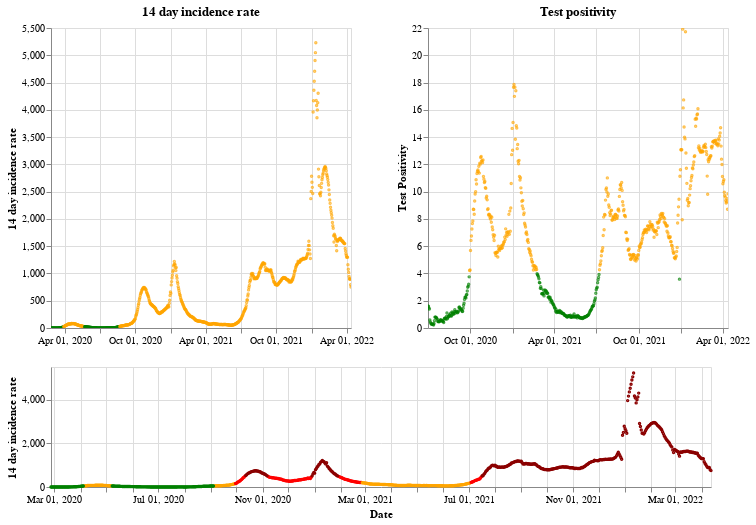

Notebook cell for this chart:
### Markdown cell above
## Northern Ireland

### Code cell
plot_traffic_light('Northern Ireland')

### Figure 1 — Vega-Lite specification as saved in the notebook (floating-point values rounded to 4 significant figures; data arrays with more than 128 entries replaced by an {"elided": "..."} marker saying what was removed)
{"config": {"view": {"continuousWidth": 400, "continuousHeight": 300}}, "vconcat": [{"hconcat": [{"mark": {"type": "point", "size": 2}, "encoding": {"color": {"condition": {"value": "green", "test": "(datum.twoWeeklyCasesRate <= 25)"}, "value": "orange"}, "tooltip": [{"type": "nominal", "field": "areaName"}, {"type": "temporal", "field": "date"}, {"type": "quantitative", "field": "twoWeeklyCasesRate"}, {"type": "quantitative", "field": "testPositivity"}], "x": {"type": "temporal", "axis": {"title": ""}, "field": "date", "scale": {"domain": {"selection": "DateBrush"}}, "timeUnit": "yearmonthdate"}, "y": {"type": "quantitative", "axis": {"title": "14 day incidence rate"}, "field": "twoWeeklyCasesRate"}}, "title": "14 day incidence rate", "width": 300}, {"mark": {"type": "point", "size": 2}, "encoding": {"color": {"condition": {"value": "green", "test": "(datum.testPositivity <= 4)"}, "value": "orange"}, "tooltip": [{"type": "nominal", "field": "areaName"}, {"type": "temporal", "field": "date"}, {"type": "quantitative", "field": "twoWeeklyCasesRate"}, {"type": "quantitative", "field": "testPositivity"}], "x": {"type": "temporal", "axis": {"title": ""}, "field": "date", "scale": {"domain": {"selection": "DateBrush"}}, "timeUnit": "yearmonthdate"}, "y": {"type": "quantitative", "axis": {"title": "Test Positivity"}, "field": "testPositivity"}}, "title": "Test positivity", "width": 300}]}, {"layer": [{"mark": {"type": "point", "size": 2}, "encoding": {"color": {"condition": {"value": "orange", "test": "(((datum.testPositivity < 4) && (datum.twoWeeklyCasesRate >= 50)) && (datum.twoWeeklyCasesRate < 200))"}, "value": "red"}, "opacity": {"condition": {"value": 1, "test": "((datum.twoWeeklyCasesRate >= 50) && (datum.twoWeeklyCasesRate < 500))"}, "value": 0}, "tooltip": [{"type": "nominal", "field": "areaName"}, {"type": "temporal", "field": "date"}, {"type": "quantitative", "field": "twoWeeklyCasesRate"}, {"type": "quantitative", "field": "testPositivity"}], "x": {"type": "temporal", "axis": {"title": "Date"}, "field": "date", "timeUnit": "yearmonthdate"}, "y": {"type": "quantitative", "axis": {"title": "14 day incidence rate"}, "field": "twoWeeklyCasesRate"}}, "selection": {"DateBrush": {"type": "interval", "encodings": ["x"], "fields": ["Time"]}}}, {"mark": {"type": "point", "size": 2}, "encoding": {"color": {"value": "darkred"}, "opacity": {"condition": {"value": 1, "test": "(datum.twoWeeklyCasesRate >= 500)"}, "value": 0}, "tooltip": [{"type": "nominal", "field": "areaName"}, {"type": "temporal", "field": "date"}, {"type": "quantitative", "field": "twoWeeklyCasesRate"}, {"type": "quantitative", "field": "testPositivity"}], "x": {"type": "temporal", "axis": {"title": "Date"}, "field": "date", "timeUnit": "yearmonthdate"}, "y": {"type": "quantitative", "axis": {"title": "14 day incidence rate"}, "field": "twoWeeklyCasesRate"}}}, {"mark": {"type": "point", "size": 2}, "encoding": {"color": {"condition": {"value": "green", "test": "((datum.testPositivity < 4) && (datum.twoWeeklyCasesRate < 50))"}, "value": "orange"}, "opacity": {"condition": {"value": 1, "test": "(datum.twoWeeklyCasesRate < 50)"}, "value": 0}, "tooltip": [{"type": "nominal", "field": "areaName"}, {"type": "temporal", "field": "date"}, {"type": "quantitative", "field": "twoWeeklyCasesRate"}, {"type": "quantitative", "field": "testPositivity"}], "x": {"type": "temporal", "axis": {"title": "Date"}, "field": "date", "timeUnit": "yearmonthdate"}, "y": {"type": "quantitative", "axis": {"title": "14 day incidence rate"}, "field": "twoWeeklyCasesRate"}}}], "height": 120, "width": 660}], "data": {"name": "data-2c283c0d0e38444706c643c80e9c030f"}, "$schema": "https://vega.github.io/schema/vega-lite/v4.8.1.json", "datasets": {"data-2c283c0d0e38444706c643c80e9c030f": {"elided": "777 records"}}}
